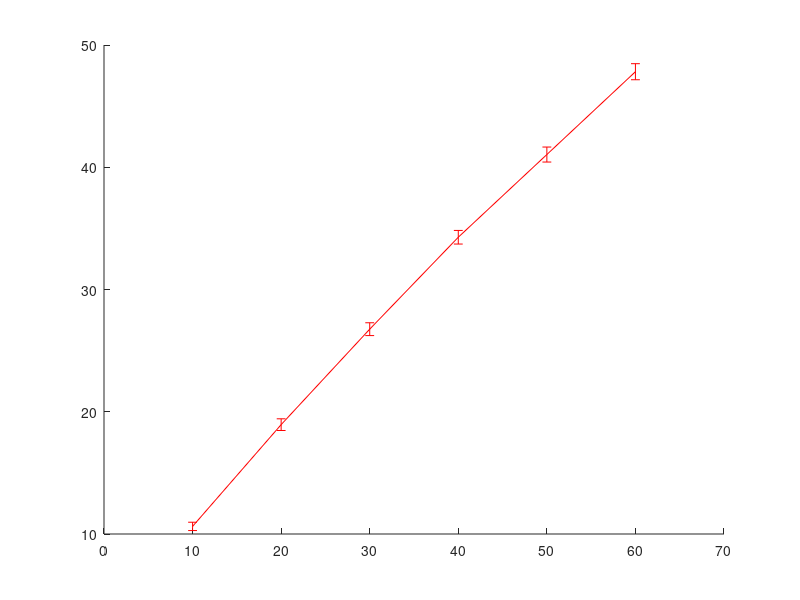

MATLAB code to generate this figure: (Note: this script raises an error after producing the figure.)
clear all;
clc;
close all;

load result
area = 1*1;

% figure;
errorbar(plotValueAlg1_200_new(1,:)/area, plotValueAlg1_200_new(2,:), plotValueAlg1_200_new(3,:),'-r','linewidth',1.5);
hold on;
errorbar(plotValueAlg7_200(1,:)/area, plotValueAlg7_200(2,:), plotValueAlg7_200(3,:),'--k','linewidth',1.5);
hold on;
errorbar(plotValueAlg12_200(1,:)/area, plotValueAlg12_200(2,:), plotValueAlg12_200(3,:),'-k','linewidth',1.5);
hold on;
errorbar(plotValueAlg11_200(1,:)/area, plotValueAlg11_200(2,:), plotValueAlg11_200(3,:),'-.k','linewidth',1.5);
hold on;
errorbar(plotValueAlg2_200(1,:)/area, plotValueAlg2_200(2,:), plotValueAlg2_200(3,:),':k','linewidth',1.5);


% title('Performance comparison based on active link density','fontsize',10,'Fontname','Times New Roman','FontWeight','bold');
xlabel('Total Active Link Density in [links/cell])','fontsize',10,'Fontname','Times New Roman','FontWeight','bold');
ylabel('Feasible Link Density in [links/cell])','fontsize',10,'Fontname','Times New Roman','FontWeight','bold');
grid on;
set(gca,'fontsize',10,'Fontname','Times New Roman','FontWeight','bold');
set(gca, 'LineWidth',1.5);
h = legend('Reference algorithm', 'Link removal (inner product of column & row)','Link mergence (product of column sum & row sum)',...
    'Link removal (1-norm column & row)',...
    'Link removal (2-norm column)','Location','NorthWest');
% hh = findobj('tag','legend')    
% set(hh,'fontsize',30)
set(gcf, 'PaperPositionMode', 'manual');
set(gcf, 'PaperUnits', 'points');
set(gcf, 'PaperPosition', [0 0 560 300]);

print('-dpng','C:\Users\Mu\Desktop\FinalNumberComparison.png','-r200');